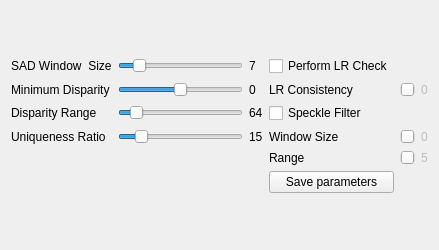
<?xml version="1.0" encoding="UTF-8"?>
<ui version="4.0">
 <class>MatcherWidgetOpenCVSGBM</class>
 <widget class="QWidget" name="MatcherWidgetOpenCVSGBM">
  <property name="geometry">
   <rect>
    <x>0</x>
    <y>0</y>
    <width>398</width>
    <height>250</height>
   </rect>
  </property>
  <property name="sizePolicy">
   <sizepolicy hsizetype="Preferred" vsizetype="Fixed">
    <horstretch>0</horstretch>
    <verstretch>0</verstretch>
   </sizepolicy>
  </property>
  <property name="minimumSize">
   <size>
    <width>0</width>
    <height>250</height>
   </size>
  </property>
  <property name="maximumSize">
   <size>
    <width>16777215</width>
    <height>250</height>
   </size>
  </property>
  <property name="windowTitle">
   <string>Form</string>
  </property>
  <layout class="QGridLayout" name="gridLayout_2">
   <item row="0" column="0">
    <layout class="QGridLayout" name="gridLayout">
     <item row="1" column="0">
      <widget class="QLabel" name="label_3">
       <property name="text">
        <string>Minimum Disparity</string>
       </property>
      </widget>
     </item>
     <item row="0" column="0">
      <widget class="QLabel" name="label_5">
       <property name="text">
        <string>SAD Window  Size</string>
       </property>
      </widget>
     </item>
     <item row="0" column="2">
      <widget class="QLabel" name="blockSizeLabel">
       <property name="text">
        <string>7</string>
       </property>
      </widget>
     </item>
     <item row="1" column="2">
      <widget class="QLabel" name="minDisparityLabel">
       <property name="text">
        <string>0</string>
       </property>
      </widget>
     </item>
     <item row="0" column="1">
      <widget class="QSlider" name="blockSizeSlider">
       <property name="minimumSize">
        <size>
         <width>125</width>
         <height>0</height>
        </size>
       </property>
       <property name="maximumSize">
        <size>
         <width>175</width>
         <height>16777215</height>
        </size>
       </property>
       <property name="minimum">
        <number>2</number>
       </property>
       <property name="maximum">
        <number>25</number>
       </property>
       <property name="value">
        <number>5</number>
       </property>
       <property name="orientation">
        <enum>Qt::Horizontal</enum>
       </property>
      </widget>
     </item>
     <item row="2" column="1">
      <widget class="QSlider" name="disparityRangeSlider">
       <property name="minimumSize">
        <size>
         <width>125</width>
         <height>0</height>
        </size>
       </property>
       <property name="maximumSize">
        <size>
         <width>175</width>
         <height>16777215</height>
        </size>
       </property>
       <property name="minimum">
        <number>1</number>
       </property>
       <property name="maximum">
        <number>32</number>
       </property>
       <property name="singleStep">
        <number>1</number>
       </property>
       <property name="value">
        <number>4</number>
       </property>
       <property name="orientation">
        <enum>Qt::Horizontal</enum>
       </property>
      </widget>
     </item>
     <item row="3" column="2">
      <widget class="QLabel" name="uniquenessRatioLabel">
       <property name="text">
        <string>15</string>
       </property>
      </widget>
     </item>
     <item row="2" column="0">
      <widget class="QLabel" name="label_4">
       <property name="text">
        <string>Disparity Range</string>
       </property>
      </widget>
     </item>
     <item row="3" column="0">
      <widget class="QLabel" name="label_9">
       <property name="text">
        <string>Uniqueness Ratio</string>
       </property>
      </widget>
     </item>
     <item row="3" column="1">
      <widget class="QSlider" name="uniquenessRatioSlider">
       <property name="minimumSize">
        <size>
         <width>125</width>
         <height>0</height>
        </size>
       </property>
       <property name="maximumSize">
        <size>
         <width>175</width>
         <height>16777215</height>
        </size>
       </property>
       <property name="minimum">
        <number>1</number>
       </property>
       <property name="value">
        <number>15</number>
       </property>
       <property name="orientation">
        <enum>Qt::Horizontal</enum>
       </property>
      </widget>
     </item>
     <item row="1" column="1">
      <widget class="QSlider" name="minDisparitySlider">
       <property name="minimumSize">
        <size>
         <width>125</width>
         <height>0</height>
        </size>
       </property>
       <property name="maximumSize">
        <size>
         <width>175</width>
         <height>16777215</height>
        </size>
       </property>
       <property name="minimum">
        <number>-300</number>
       </property>
       <property name="maximum">
        <number>300</number>
       </property>
       <property name="orientation">
        <enum>Qt::Horizontal</enum>
       </property>
      </widget>
     </item>
     <item row="2" column="2">
      <widget class="QLabel" name="disparityRangeLabel">
       <property name="text">
        <string>64</string>
       </property>
      </widget>
     </item>
     <item row="2" column="3">
      <widget class="QCheckBox" name="speckleFilterCheck">
       <property name="text">
        <string>Speckle Filter</string>
       </property>
      </widget>
     </item>
     <item row="0" column="3">
      <widget class="QCheckBox" name="consistencyCheck">
       <property name="text">
        <string>Perform LR Check</string>
       </property>
      </widget>
     </item>
     <item row="1" column="3">
      <widget class="QLabel" name="label_7">
       <property name="text">
        <string>LR Consistency</string>
       </property>
      </widget>
     </item>
     <item row="1" column="4">
      <widget class="QSlider" name="consistencySlider">
       <property name="enabled">
        <bool>false</bool>
       </property>
       <property name="minimum">
        <number>0</number>
       </property>
       <property name="maximum">
        <number>32</number>
       </property>
       <property name="value">
        <number>10</number>
       </property>
       <property name="orientation">
        <enum>Qt::Horizontal</enum>
       </property>
      </widget>
     </item>
     <item row="1" column="5">
      <widget class="QLabel" name="consistencyLabel">
       <property name="enabled">
        <bool>false</bool>
       </property>
       <property name="text">
        <string>0</string>
       </property>
      </widget>
     </item>
     <item row="3" column="3">
      <widget class="QLabel" name="label">
       <property name="text">
        <string>Window Size </string>
       </property>
      </widget>
     </item>
     <item row="5" column="3">
      <widget class="QLabel" name="label_6">
       <property name="text">
        <string>Range</string>
       </property>
      </widget>
     </item>
     <item row="6" column="3">
      <widget class="QPushButton" name="saveParametersButton">
       <property name="text">
        <string>Save parameters</string>
       </property>
      </widget>
     </item>
     <item row="3" column="4">
      <widget class="QSlider" name="speckleWindowSlider">
       <property name="enabled">
        <bool>false</bool>
       </property>
       <property name="maximumSize">
        <size>
         <width>175</width>
         <height>16777215</height>
        </size>
       </property>
       <property name="maximum">
        <number>500</number>
       </property>
       <property name="value">
        <number>0</number>
       </property>
       <property name="orientation">
        <enum>Qt::Horizontal</enum>
       </property>
      </widget>
     </item>
     <item row="5" column="4">
      <widget class="QSlider" name="speckleRangeSlider">
       <property name="enabled">
        <bool>false</bool>
       </property>
       <property name="maximumSize">
        <size>
         <width>175</width>
         <height>16777215</height>
        </size>
       </property>
       <property name="minimum">
        <number>5</number>
       </property>
       <property name="maximum">
        <number>500</number>
       </property>
       <property name="orientation">
        <enum>Qt::Horizontal</enum>
       </property>
      </widget>
     </item>
     <item row="3" column="5">
      <widget class="QLabel" name="speckleWindowLabel">
       <property name="enabled">
        <bool>false</bool>
       </property>
       <property name="text">
        <string>0</string>
       </property>
      </widget>
     </item>
     <item row="5" column="5">
      <widget class="QLabel" name="speckleRangeLabel">
       <property name="enabled">
        <bool>false</bool>
       </property>
       <property name="text">
        <string>5</string>
       </property>
      </widget>
     </item>
    </layout>
   </item>
  </layout>
 </widget>
 <resources/>
 <connections/>
</ui>
